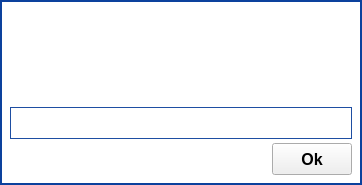
<?xml version="1.0" encoding="UTF-8"?>
<ui version="4.0">
 <class>InputDialog</class>
 <widget class="QDialog" name="InputDialog">
  <property name="geometry">
   <rect>
    <x>0</x>
    <y>0</y>
    <width>362</width>
    <height>185</height>
   </rect>
  </property>
  <property name="minimumSize">
   <size>
    <width>300</width>
    <height>140</height>
   </size>
  </property>
  <property name="windowTitle">
   <string>Dialog</string>
  </property>
  <property name="styleSheet">
   <string notr="true">QPushButton:pressed
{
border: 0;
}</string>
  </property>
  <property name="modal">
   <bool>true</bool>
  </property>
  <layout class="QVBoxLayout" name="verticalLayout">
   <property name="spacing">
    <number>0</number>
   </property>
   <property name="leftMargin">
    <number>0</number>
   </property>
   <property name="topMargin">
    <number>0</number>
   </property>
   <property name="rightMargin">
    <number>0</number>
   </property>
   <property name="bottomMargin">
    <number>0</number>
   </property>
   <item>
    <widget class="QWidget" name="widget" native="true">
     <property name="styleSheet">
      <string notr="true">QWidget#widget
{
border: 2px solid rgb(12, 65, 157);
background-color: rgb(255, 255, 255);
}</string>
     </property>
     <layout class="QVBoxLayout" name="verticalLayout_2">
      <property name="spacing">
       <number>0</number>
      </property>
      <property name="leftMargin">
       <number>10</number>
      </property>
      <property name="topMargin">
       <number>0</number>
      </property>
      <property name="rightMargin">
       <number>0</number>
      </property>
      <property name="bottomMargin">
       <number>10</number>
      </property>
      <item>
       <layout class="QHBoxLayout" name="horizontalLayout" stretch="0,0">
        <property name="sizeConstraint">
         <enum>QLayout::SetMinimumSize</enum>
        </property>
        <property name="topMargin">
         <number>6</number>
        </property>
        <property name="rightMargin">
         <number>6</number>
        </property>
        <property name="bottomMargin">
         <number>6</number>
        </property>
        <item>
         <spacer name="horizontalSpacer">
          <property name="orientation">
           <enum>Qt::Horizontal</enum>
          </property>
          <property name="sizeType">
           <enum>QSizePolicy::Expanding</enum>
          </property>
          <property name="sizeHint" stdset="0">
           <size>
            <width>40</width>
            <height>20</height>
           </size>
          </property>
         </spacer>
        </item>
        <item>
         <widget class="QPushButton" name="button_close">
          <property name="minimumSize">
           <size>
            <width>20</width>
            <height>20</height>
           </size>
          </property>
          <property name="maximumSize">
           <size>
            <width>20</width>
            <height>20</height>
           </size>
          </property>
          <property name="styleSheet">
           <string notr="true">#button_close
{
background-color: rgb(255, 255, 255);
border: 0;
}</string>
          </property>
          <property name="text">
           <string/>
          </property>
          <property name="icon">
           <iconset resource="../rc/resources.qrc">
            <normaloff>:/icons/images/icons/menu_cancel.png</normaloff>:/icons/images/icons/menu_cancel.png</iconset>
          </property>
          <property name="iconSize">
           <size>
            <width>20</width>
            <height>20</height>
           </size>
          </property>
          <property name="flat">
           <bool>true</bool>
          </property>
         </widget>
        </item>
       </layout>
      </item>
      <item>
       <layout class="QVBoxLayout" name="verticalLayout_3">
        <property name="spacing">
         <number>5</number>
        </property>
        <property name="rightMargin">
         <number>10</number>
        </property>
        <item>
         <widget class="QLabel" name="label_title">
          <property name="font">
           <font>
            <pointsize>14</pointsize>
            <weight>75</weight>
            <bold>true</bold>
           </font>
          </property>
          <property name="styleSheet">
           <string notr="true">color: rgb(12, 65, 157);</string>
          </property>
          <property name="text">
           <string/>
          </property>
         </widget>
        </item>
        <item>
         <widget class="QLabel" name="label_message">
          <property name="sizePolicy">
           <sizepolicy hsizetype="Preferred" vsizetype="Expanding">
            <horstretch>0</horstretch>
            <verstretch>0</verstretch>
           </sizepolicy>
          </property>
          <property name="styleSheet">
           <string notr="true">color: rgb(12, 65, 157);</string>
          </property>
          <property name="text">
           <string/>
          </property>
         </widget>
        </item>
       </layout>
      </item>
      <item>
       <layout class="QHBoxLayout" name="horizontalLayout_3">
        <property name="topMargin">
         <number>4</number>
        </property>
        <property name="rightMargin">
         <number>10</number>
        </property>
        <property name="bottomMargin">
         <number>4</number>
        </property>
        <item>
         <widget class="QLineEdit" name="line_edit_text">
          <property name="minimumSize">
           <size>
            <width>0</width>
            <height>32</height>
           </size>
          </property>
          <property name="font">
           <font>
            <pointsize>12</pointsize>
           </font>
          </property>
          <property name="styleSheet">
           <string notr="true">border: 1px solid rgb(30, 78, 162);
padding-left: 10px;</string>
          </property>
         </widget>
        </item>
       </layout>
      </item>
      <item>
       <layout class="QHBoxLayout" name="horizontalLayout_2">
        <property name="rightMargin">
         <number>10</number>
        </property>
        <item>
         <spacer name="horizontalSpacer_2">
          <property name="orientation">
           <enum>Qt::Horizontal</enum>
          </property>
          <property name="sizeHint" stdset="0">
           <size>
            <width>40</width>
            <height>20</height>
           </size>
          </property>
         </spacer>
        </item>
        <item>
         <widget class="ShadowedButton" name="button_ok">
          <property name="minimumSize">
           <size>
            <width>0</width>
            <height>32</height>
           </size>
          </property>
          <property name="font">
           <font>
            <pointsize>12</pointsize>
            <weight>75</weight>
            <bold>true</bold>
           </font>
          </property>
          <property name="layoutDirection">
           <enum>Qt::RightToLeft</enum>
          </property>
          <property name="text">
           <string>Ok</string>
          </property>
          <property name="iconSize">
           <size>
            <width>24</width>
            <height>24</height>
           </size>
          </property>
         </widget>
        </item>
       </layout>
      </item>
     </layout>
    </widget>
   </item>
  </layout>
 </widget>
 <customwidgets>
  <customwidget>
   <class>ShadowedButton</class>
   <extends>QPushButton</extends>
   <header>parsec.core.gui.custom_widgets</header>
  </customwidget>
 </customwidgets>
 <resources>
  <include location="../rc/resources.qrc"/>
 </resources>
 <connections>
  <connection>
   <sender>button_close</sender>
   <signal>clicked()</signal>
   <receiver>InputDialog</receiver>
   <slot>reject()</slot>
   <hints>
    <hint type="sourcelabel">
     <x>283</x>
     <y>15</y>
    </hint>
    <hint type="destinationlabel">
     <x>149</x>
     <y>93</y>
    </hint>
   </hints>
  </connection>
  <connection>
   <sender>button_ok</sender>
   <signal>clicked()</signal>
   <receiver>InputDialog</receiver>
   <slot>accept()</slot>
   <hints>
    <hint type="sourcelabel">
     <x>268</x>
     <y>170</y>
    </hint>
    <hint type="destinationlabel">
     <x>149</x>
     <y>93</y>
    </hint>
   </hints>
  </connection>
 </connections>
</ui>
